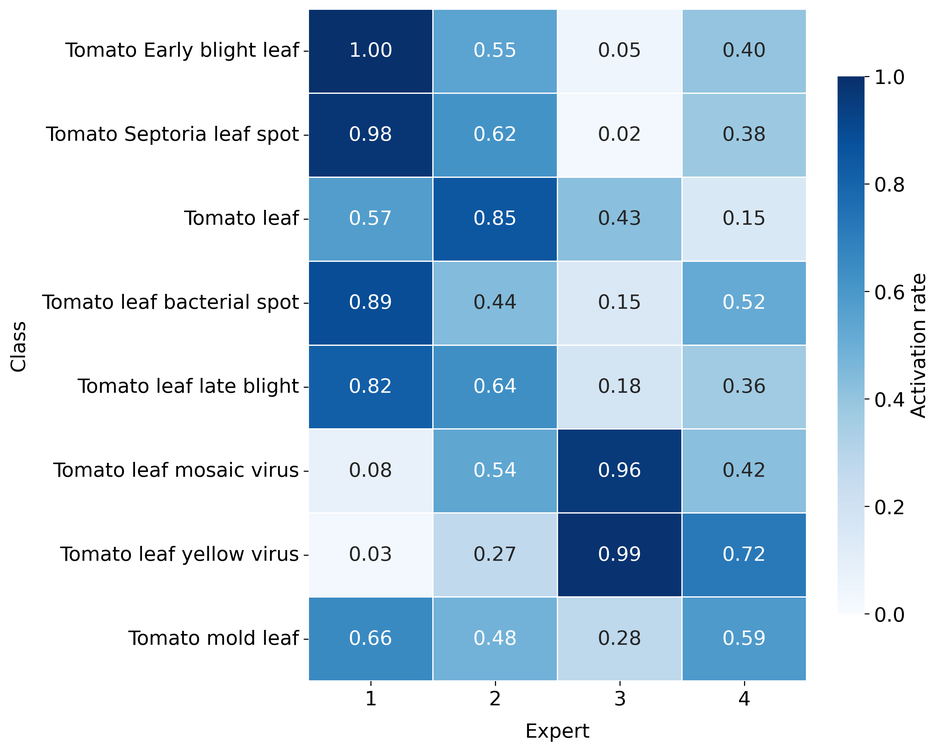
#> input picture Revision context_moe_revision_full/diagnostics/linear_class_wise_routing_heatmap.png, 939 x 751 px, shrunk from 2963 x 2369 before the run
$ python -i context_features.py   (imports and definitions only)   (older library calls are emulated)
#> lines starting #> are read from the running program, lines starting #| are printed output that depends on the picture; after the words box and inside, x2 and y2 are one past the last pixel; in counts of white or black regions, pixels touching at a corner belong together
import cv2
import numpy as np


def extract_context_features(image_np: np.ndarray) -> np.ndarray:
    """
    Extract simple context features from an RGB image.

    Features (6 dims):
        1. Mean brightness
        2. Brightness std
        3. Blur score (Laplacian variance proxy)
        4. Edge density
        5. Saturation mean
        6. Green ratio
    """

    img = image_np.astype(np.uint8)

    # grayscale
    gray = cv2.cvtColor(img, cv2.COLOR_RGB2GRAY)
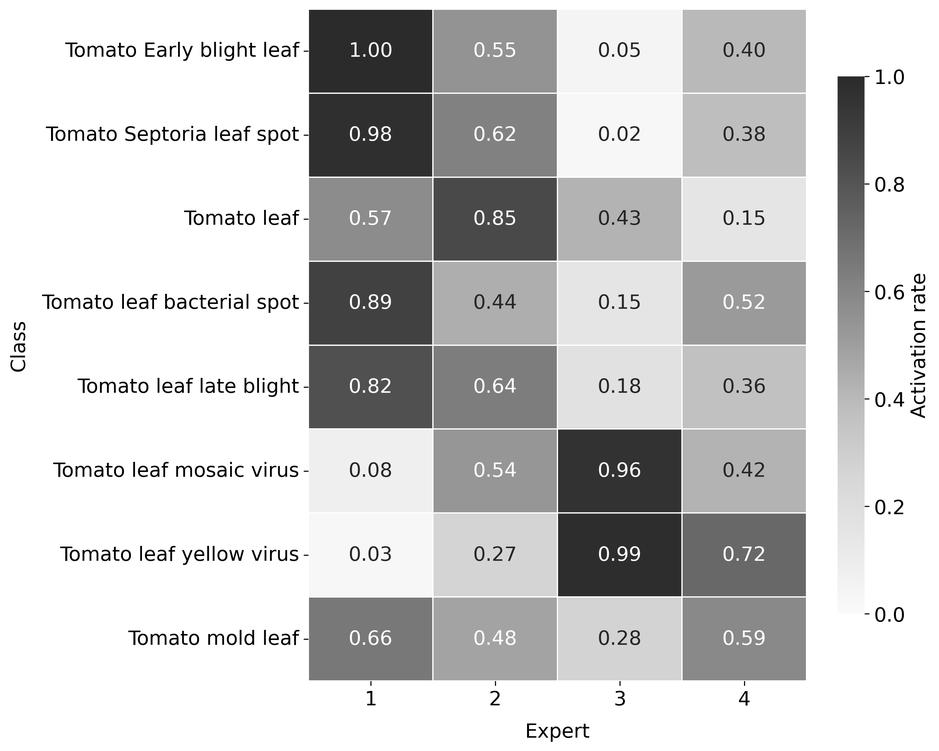
#> gray: shape (751, 939); min 0, max 255, mean 203.2

    # brightness statistics
    brightness_mean = gray.mean() / 255.0
#> brightness_mean = 0.797
    brightness_std = gray.std() / 255.0
#> brightness_std = 0.273

    # blur proxy (Laplacian variance)
    lap_var = cv2.Laplacian(gray, cv2.CV_32F).var()
#> lap_var = 2426
    blur_score = np.tanh(lap_var / 1000.0)
#> blur_score = 0.984

    # edge density
    edges = cv2.Canny(gray, 100, 200)
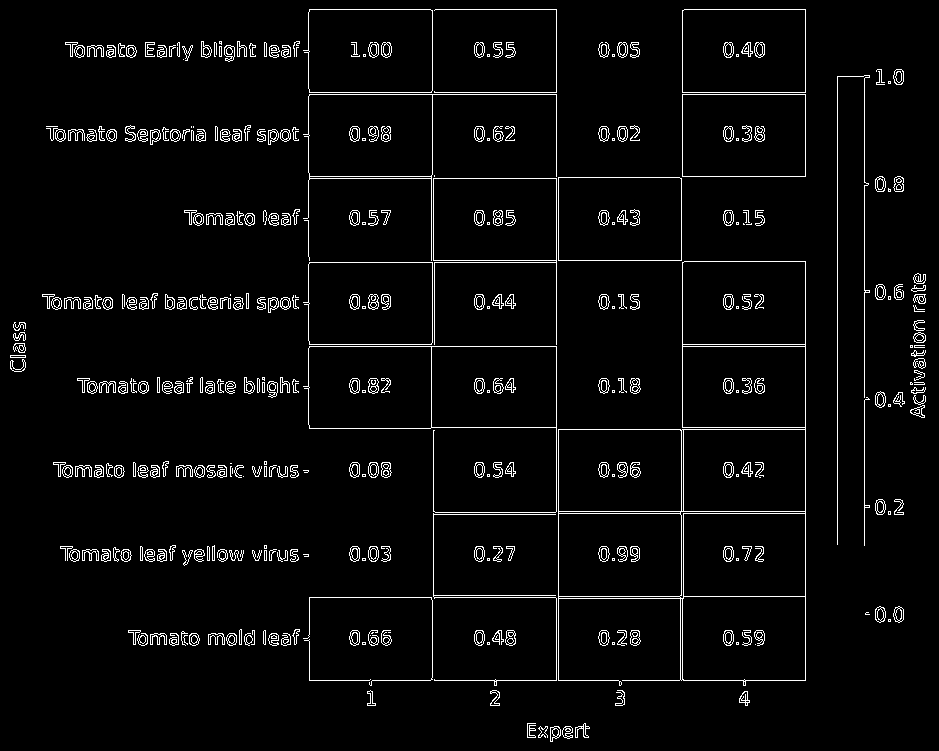
#> edges: shape (751, 939); 3.9% white in thin lines or dots
    edge_density = edges.mean() / 255.0
#> edge_density = 0.0387

    # saturation proxy
    hsv = cv2.cvtColor(img, cv2.COLOR_RGB2HSV)
#> hsv: shape (751, 939, 3); mean H, S, V 51.1, 59.2, 226.4
    sat_mean = hsv[..., 1].mean() / 255.0
#> sat_mean = 0.232

    # green ratio
    green_ratio = (img[..., 1].astype(np.float32) + 1.0) / (
        img[..., 0].astype(np.float32) + img[..., 2].astype(np.float32) + 2.0
    )
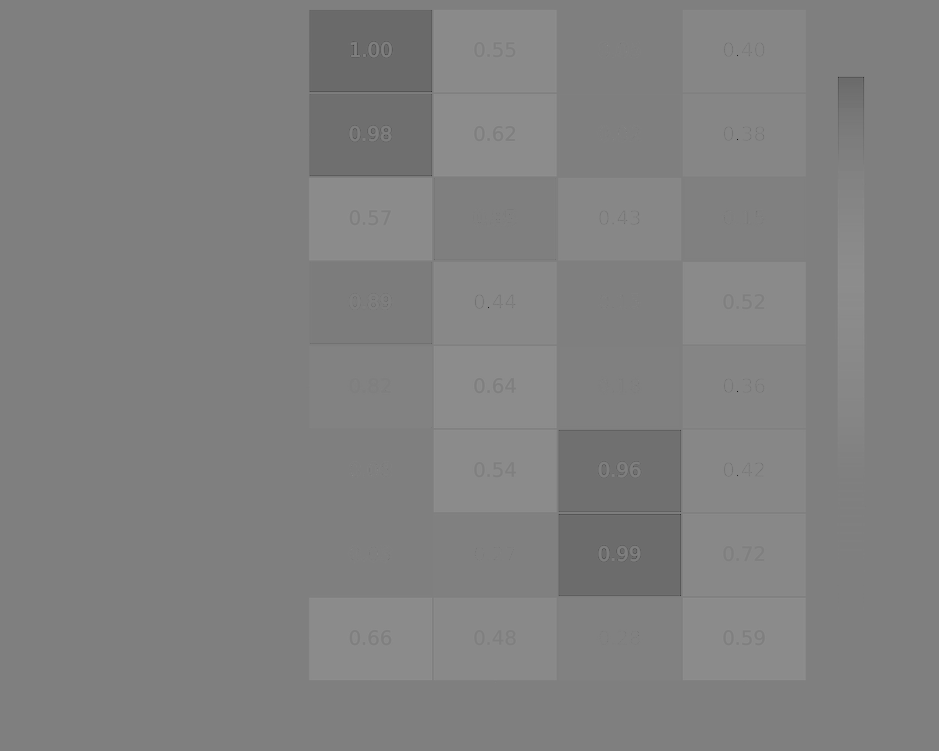
#> green_ratio: shape (751, 939) float32; min 0.0833, max 0.571, mean 0.505
    green_ratio = np.clip(green_ratio.mean() / 2.0, 0.0, 1.0)
#> green_ratio = 0.253

    features = np.array(
        [
            brightness_mean,
            brightness_std,
            blur_score,
            edge_density,
            sat_mean,
            green_ratio,
        ],
        dtype=np.float32,
    )
#> features = [0.797, 0.273, 0.984, 0.0387, 0.232, 0.253]

    return features

>>> import cv2
>>> picture = cv2.cvtColor(cv2.imread('../../Revision context_moe_revision_full/diagnostics/linear_class_wise_routing_heatmap.png'), cv2.COLOR_BGR2RGB)
>>> result = extract_context_features(picture)
#> result = [0.797, 0.273, 0.984, 0.0387, 0.232, 0.253]

$ run again, on Revision context_moe_revision_full/diagnostics/linear_global_expert_usage.png
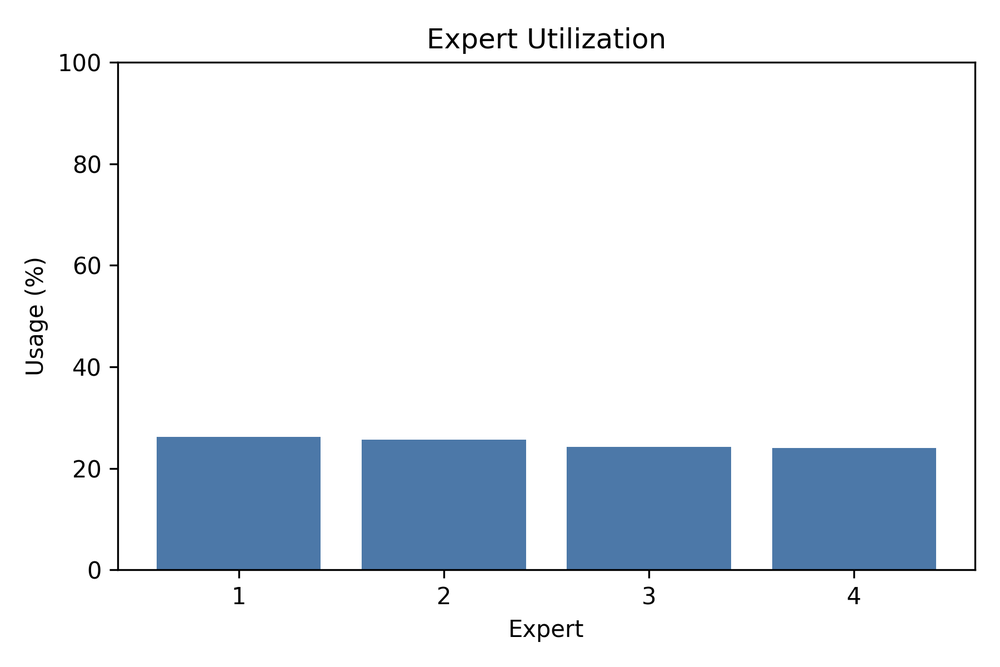
#> input picture Revision context_moe_revision_full/diagnostics/linear_global_expert_usage.png, 1000 x 667 px, shrunk from 1800 x 1200 before the run
#> in extract_context_features, `gray = cv2.cvtColor(img, cv2.COLOR_RGB2GRAY)`:
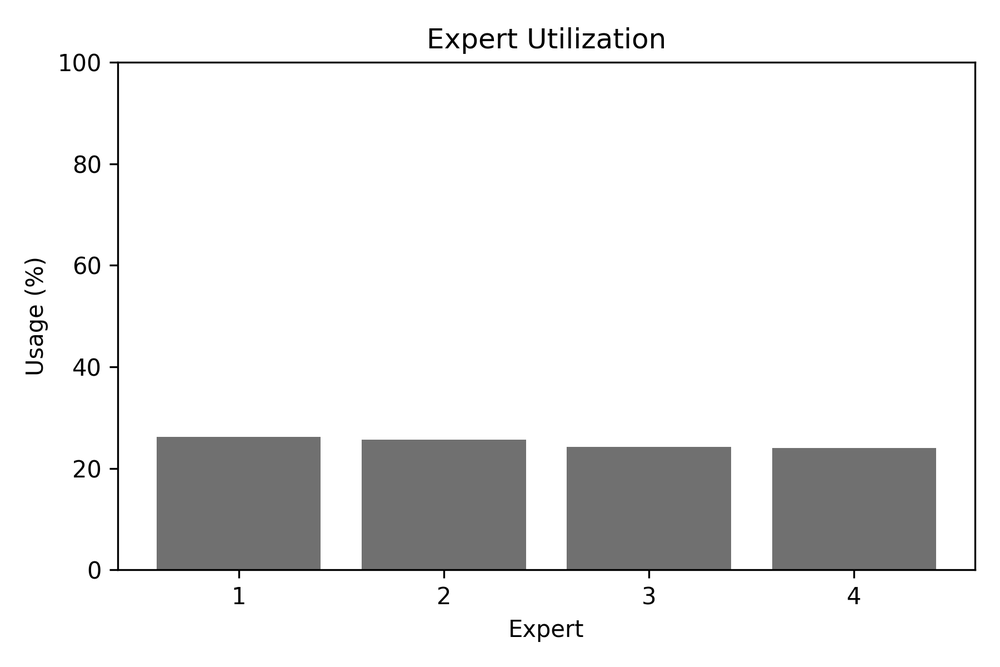
#> gray: shape (667, 1000); min 0, max 255, mean 233.8
#> brightness_mean = 0.917
#> brightness_std = 0.207
#> lap_var = 1076.8
#> blur_score = 0.792
#> in extract_context_features, `edges = cv2.Canny(gray, 100, 200)`:
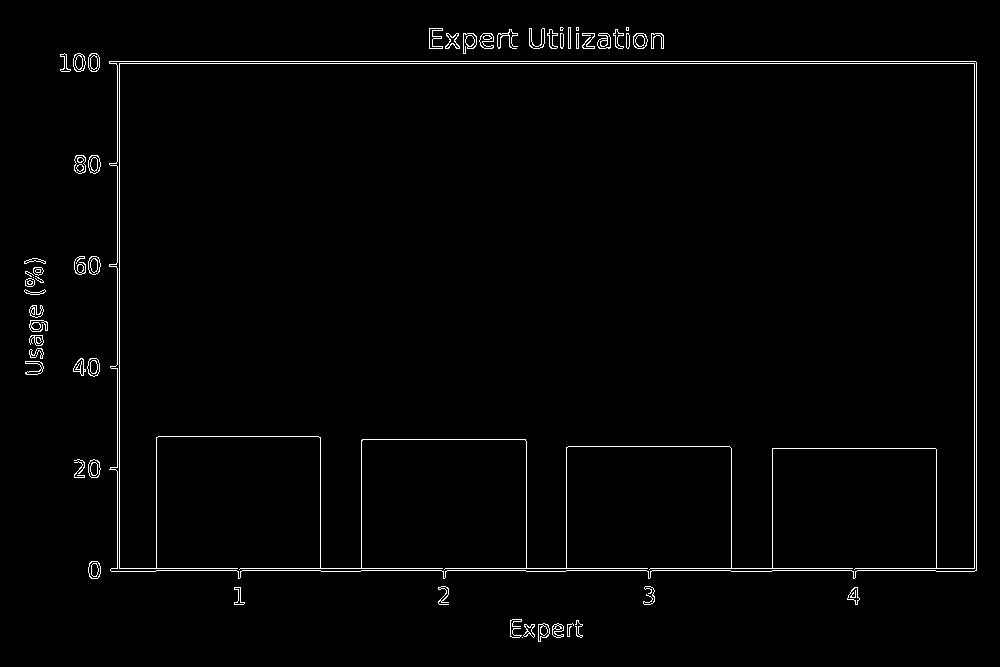
#> edges: shape (667, 1000); 1.6% white in thin lines or dots, all inside (x1, y1, x2, y2) = (24, 27, 977, 642)
#> edge_density = 0.0161
#> hsv: shape (667, 1000, 3); mean H, S, V 13.8, 17.6, 240.8
#> sat_mean = 0.0691
#> in extract_context_features, `green_ratio = np.clip(green_ratio.mean() / 2.0, 0.0, 1.0)`: green_ratio = 0.249
#> features = [0.917, 0.207, 0.792, 0.0161, 0.0691, 0.249]

$ run again, on Revision context_moe_revision_full/diagnostics/linear_routing_entropy_per_class.png
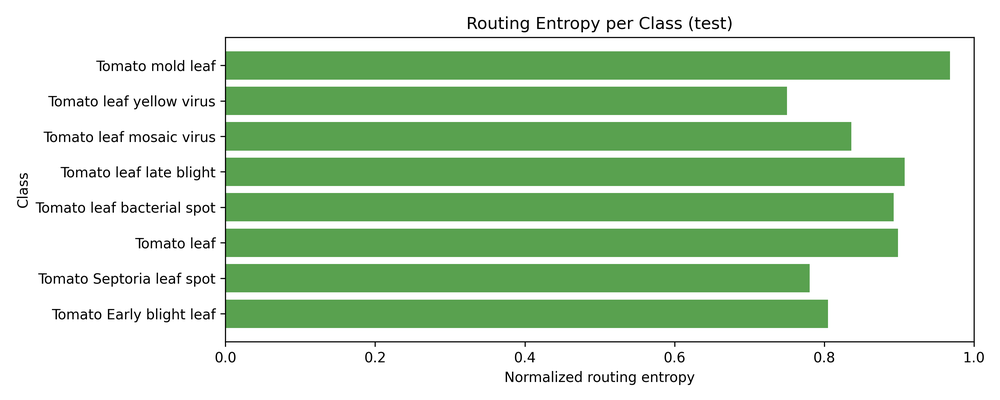
#> input picture Revision context_moe_revision_full/diagnostics/linear_routing_entropy_per_class.png, 1000 x 400 px, shrunk from 3000 x 1200 before the run
#> brightness_mean = 0.801
#> brightness_std = 0.249
#> lap_var = 3908.1
#> blur_score = 0.999
#> in extract_context_features, `edges = cv2.Canny(gray, 100, 200)`:
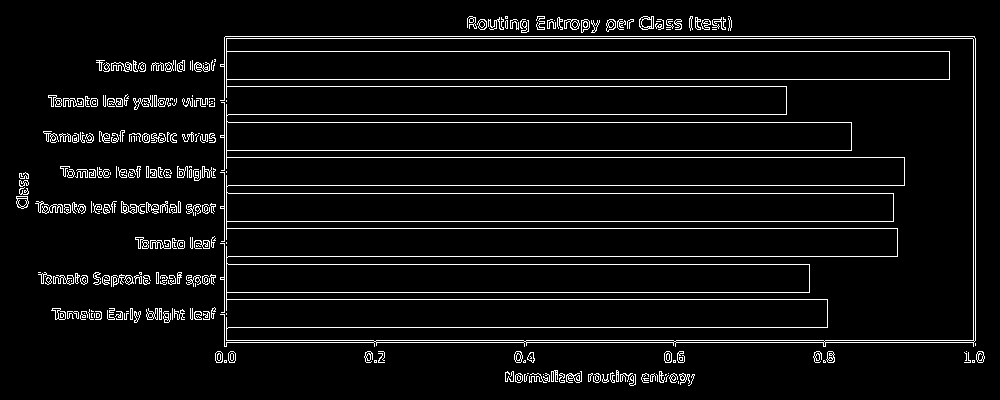
#> edges: shape (400, 1000); 5.6% white in thin lines or dots, all inside (x1, y1, x2, y2) = (16, 16, 985, 386)
#> edge_density = 0.0565
#> hsv: shape (400, 1000, 3); mean H, S, V 22.9, 47.1, 215.5
#> sat_mean = 0.185
#> in extract_context_features, `green_ratio = (img[..., 1].astype(np.float32) + 1.0) / ( img[..., 0].a..`:
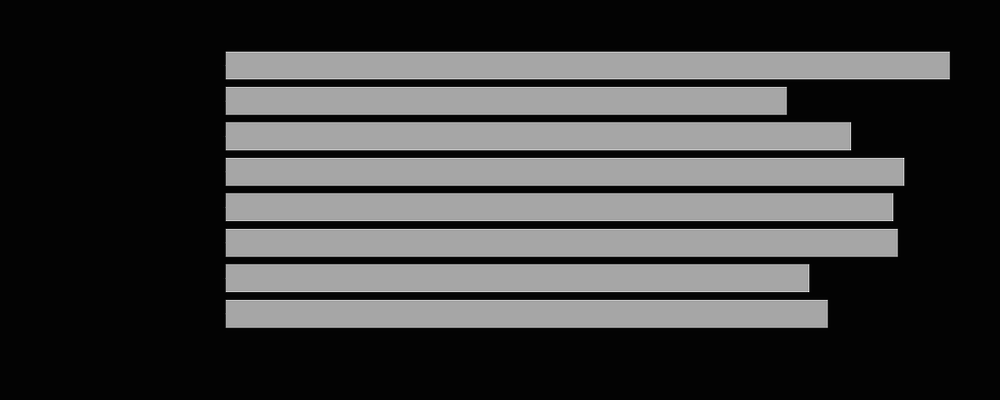
#> green_ratio: shape (400, 1000) float32; min 0.489, max 1.2, mean 0.664; drawn with min black and max white
#> in extract_context_features, `green_ratio = np.clip(green_ratio.mean() / 2.0, 0.0, 1.0)`: green_ratio = 0.332
#> features = [0.801, 0.249, 0.999, 0.0565, 0.185, 0.332]

$ run again, on Revision context_moe_revision_full/diagnostics/mlp_class_wise_routing_heatmap.png
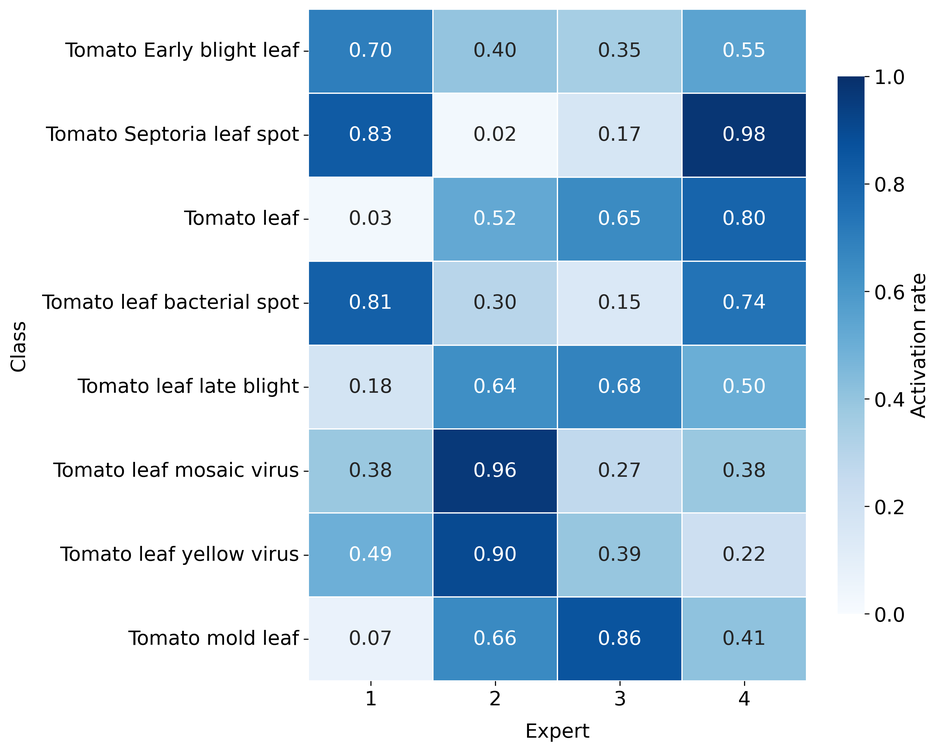
#> input picture Revision context_moe_revision_full/diagnostics/mlp_class_wise_routing_heatmap.png, 939 x 751 px, shrunk from 2963 x 2369 before the run
#> brightness_mean = 0.797
#> brightness_std = 0.268
#> lap_var = 2393.4
#> blur_score = 0.983
#> in extract_context_features, `edges = cv2.Canny(gray, 100, 200)`:
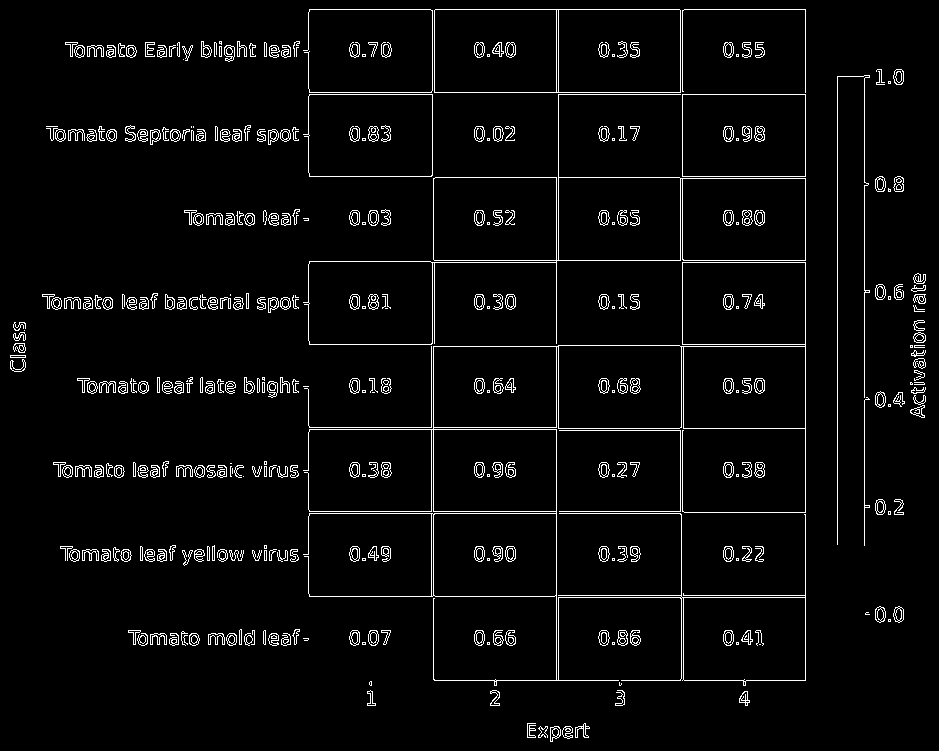
#> edges: shape (751, 939); 4% white in thin lines or dots
#> edge_density = 0.0401
#> hsv: shape (751, 939, 3); mean H, S, V 51.1, 59.9, 227.4
#> sat_mean = 0.235
#> in extract_context_features, `green_ratio = (img[..., 1].astype(np.float32) + 1.0) / ( img[..., 0].a..`:
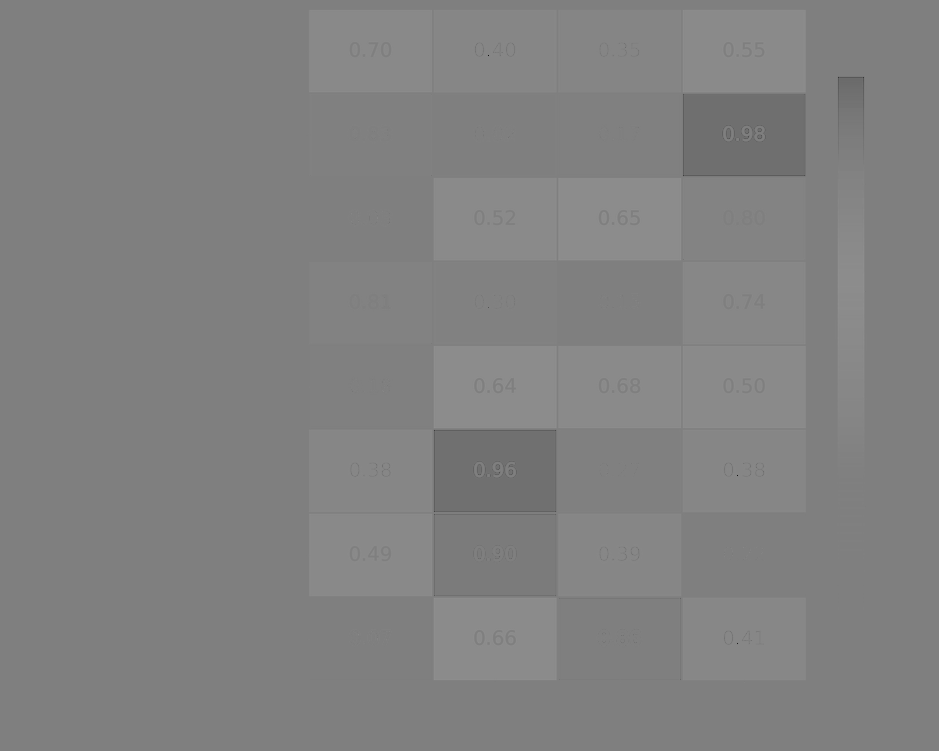
#> green_ratio: shape (751, 939) float32; min 0.0769, max 0.571, mean 0.507
#> in extract_context_features, `green_ratio = np.clip(green_ratio.mean() / 2.0, 0.0, 1.0)`: green_ratio = 0.254
#> features = [0.797, 0.268, 0.983, 0.0401, 0.235, 0.254]
